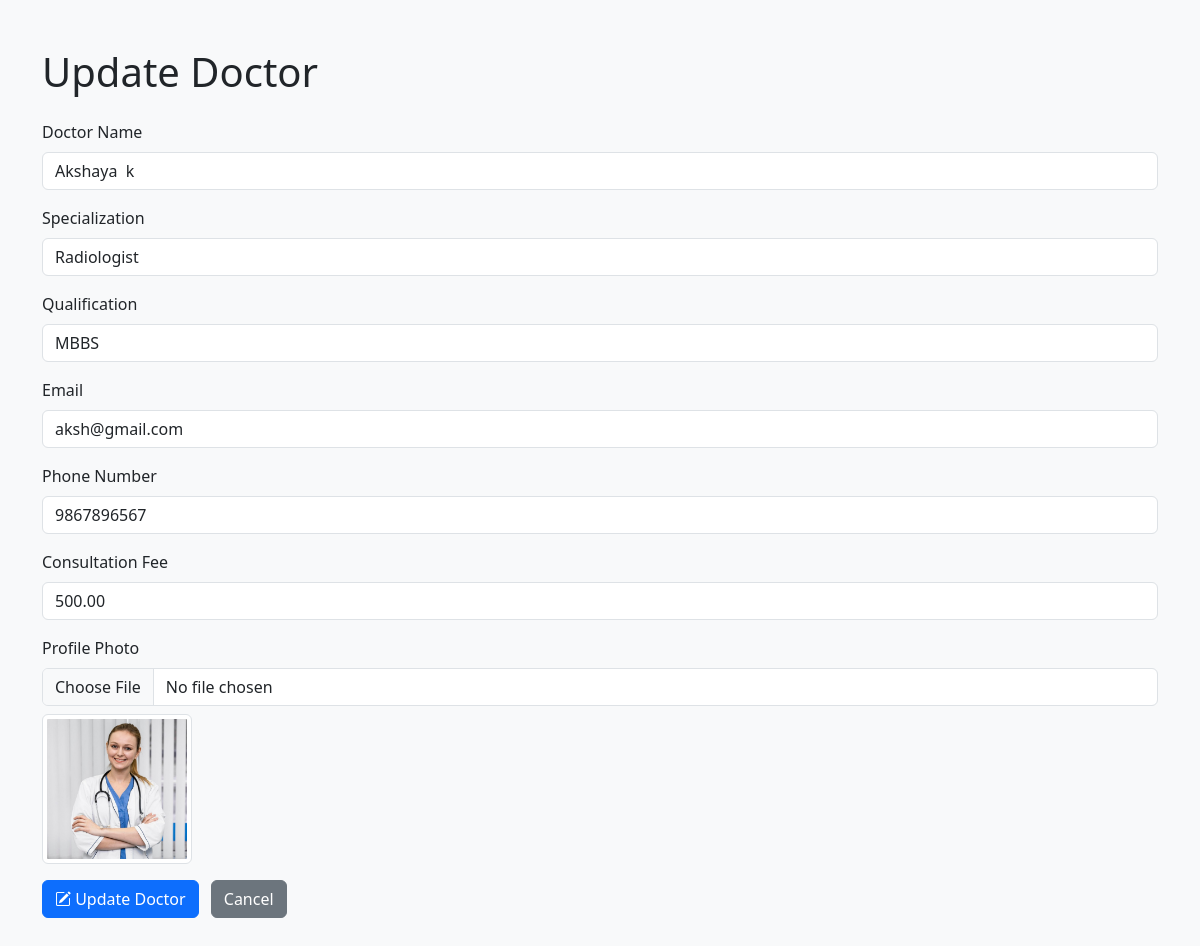
The app's page /doctor/profile/edit/2/ with its own data.
### managementapp/models.py (models this page shows, shortened)
class Doctor(models.Model):
    name = models.CharField(max_length=100)
    doc_spec = models.CharField(max_length=255)
    email = models.EmailField(null=True, blank=True)
    phone_number = models.CharField(max_length=15)
    qualification = models.CharField(max_length=200, help_text="E.g., MBBS, MD, PhD")
    photo = models.ImageField(upload_to='doctor_photos/', blank=True, null=True)
    medical_department = models.CharField(max_length=100)
    consultation_fee = models.DecimalField(
    max_digits=8, decimal_places=2, default=500.00,
    help_text="Fee in your currency"
)
    user = models.ForeignKey(User, on_delete=models.CASCADE, related_name='doctors')
    available = models.BooleanField(default=True)

### managementapp/views.py (the view, shortened to what this page needs)
# urls.py: path('doctor/profile/edit/<int:doctor_id>/', views.edit_profile, name='update_doctor'),
def edit_profile(request, doctor_id):
    doctor = get_object_or_404(Doctor, id=doctor_id)
    user = doctor.user
    return render(request, 'doctor_profile_edit.html', {'doctor': doctor, 'user': user})

### managementapp/Templates/doctor_profile_edit.html (shortened to what this page needs)
{% load static %}
<!DOCTYPE html>
<html lang="en">
<head>
<link href="https://cdn.jsdelivr.net/npm/bootstrap@5.3.0/dist/css/bootstrap.min.css" rel="stylesheet">
<link href="https://cdn.jsdelivr.net/npm/bootstrap-icons@1.10.5/font/bootstrap-icons.css" rel="stylesheet">
</head>
<body class="bg-light">
<div class="container py-5">
    <h1 class="mb-4">Update Doctor</h1>
    <form method="post" enctype="multipart/form-data" action="{% url 'update_doctor' doctor.id %}">
        <div class="mb-3">
            <label for="name" class="form-label">Doctor Name</label>
            <input type="text" class="form-control" name="name" value="{{ doctor.name }}" required>
        </div>
        <div class="mb-3">
            <label for="doc_spec" class="form-label">Specialization</label>
            <input type="text" class="form-control" name="doc_spec" value="{{ doctor.doc_spec }}" required>
        </div>
          <div class="mb-3">
        <label for="qualification" class="form-label">Qualification</label>
        <input type="text" class="form-control" name="qualification" id="qualification"
               value="{{ doctor.qualification }}" placeholder="E.g., MBBS, MD, PhD" required>
        </div>
        <div class="mb-3">
            <label for="email" class="form-label">Email</label>
            <input type="email" class="form-control" name="email" value="{{ doctor.email }}" required>
        </div>
        <div class="mb-3">
            <label for="phone_number" class="form-label">Phone Number</label>
            <input type="text" class="form-control" name="phone_number" value="{{ doctor.phone_number }}" required>
        </div>
        <div class="mb-3">
            <label for="consultation_fee" class="form-label">Consultation Fee</label>
            <input type="number" step="0.01" class="form-control" name="consultation_fee" value="{{ doctor.consultation_fee }}" required>
        </div>
        <div class="mb-3">
            <label for="photo" class="form-label">Profile Photo</label>
            <input type="file" class="form-control" name="photo">
            {% if doctor.photo %}
                <img src="{{ doctor.photo.url }}" class="img-thumbnail mt-2" width="150">
            {% endif %}
        </div>
        <button type="submit" class="btn btn-primary"><i class="bi bi-pencil-square"></i> Update Doctor</button>
        <a href="{% url 'admin_home' %}" class="btn btn-secondary ms-2">Cancel</a>
    </form>
</div>
</body>
</html>

### records on screen
Doctor: name "Akshaya k", doc_spec "Radiologist", qualification "MBBS", email "aksh@gmail.com", phone_number "9867896567", consultation_fee "500.00", photo (picture)
